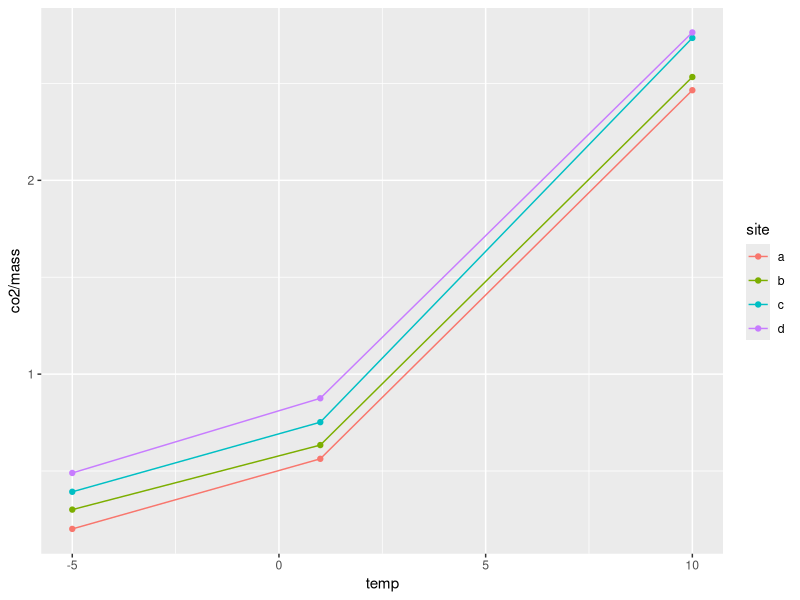

The R script that drew this image:
library(dplyr)
library(tidyr)
library(ggplot2)

# simulate some fake data
d <- expand.grid(site=letters[1:4],
                 temp=c(-5, 1, 10),
                 ind=1:10)
d$mass <- rnorm(nrow(d), 100, 5)
d$co2 <- rnorm(nrow(d), 10, 1) + (d$temp + 5) ^ 2 +
      as.integer(factor(d$site)) * 10

# summarize by site*temp
d <- group_by(d, site, temp) %>%
      summarize(mass=mean(mass),
                co2=mean(co2))

# functions to calculate q10, and predict CO2
get_q10 <- function(t1, t2, r1, r2) (r2/r1) ^ (10/(t2-t1))
get_r2 <- function(t1, t2, r1, q10) q10 ^ ((t2-t1)/10) * r1

ggplot(d, aes(temp, co2/mass, color=site)) +
      geom_point() +
      geom_line()

# calculate q10 for each site
q <- filter(d, temp %in% c(1, 10)) %>%
      mutate(co2_mass = co2/mass,
             temp=paste0("r", temp)) %>%
      select(-co2, -mass) %>%
      spread(temp, co2_mass) %>%
      mutate(temp1=1,
             temp2=10,
             q10 = get_q10(temp1, temp2, r1, r10))

# simulate some temperature time series
climate <- expand.grid(site=letters[1:4],
                       time=1:1000) 
climate$temp <- rnorm(nrow(climate), 5)

# predict r2 for every timestep
climate <- left_join(climate, q) %>%
      mutate(r2 = get_r2(temp1, temp, r1, q10))

# sum r2 for each site
r2 <- group_by(climate, site) %>%
      summarize(r2=sum(r2))

